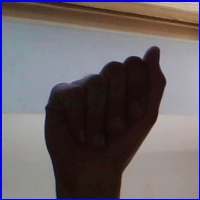
#> input picture data/A/A128.jpg, 200 x 200 px; its folder holds only this picture in this run
$ python 5_retrain_pixel_model.py
#> lines starting #> are read from the running program, lines starting #| are printed output that depends on the picture
import os
import cv2
import pickle
import numpy as np
from sklearn.ensemble import RandomForestClassifier
from sklearn.model_selection import train_test_split
from sklearn.metrics import accuracy_score

DATA_DIR = './data'
IMG_SIZE = 64
LIMIT = 200

data, labels = [], []

for label in os.listdir(DATA_DIR):
    folder = f'{DATA_DIR}/{label}'
    if not os.path.isdir(folder):
        continue
    files = os.listdir(folder)[:LIMIT]
    count = 0
    for img_file in files:
        img = cv2.imread(f'{folder}/{img_file}')
#> img is the input picture: shape (200, 200, 3); mean B, G, R 103.8, 98.5, 106.3
        if img is None:
            continue
        resized = cv2.resize(img, (IMG_SIZE, IMG_SIZE))
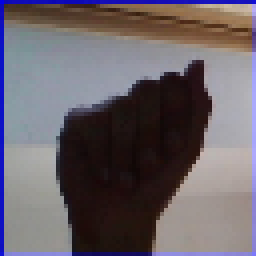
#> resized: shape (64, 64, 3) (shown 4 times larger); mean B, G, R 104.6, 98.4, 106.2
        gray = cv2.cvtColor(resized, cv2.COLOR_BGR2GRAY)
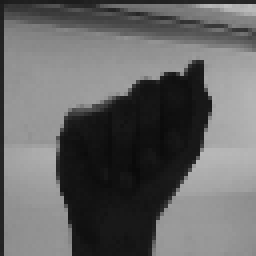
#> gray: shape (64, 64) (shown 4 times larger); min 10, max 190, mean 101.5
        features = gray.flatten() / 255.0
#> features = 4096 values, max 0.745 at index 120, min 0.0392 at index 2216, mean 0.398
        data.append(features)
        labels.append(label)
        count += 1
    print(f"✅ {label}: {count} samples")
#> pass 2 of the loop `for label in os.listdir(DATA_DIR):`:
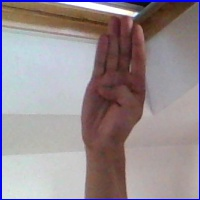
#> input picture data/B/B1130.jpg, 200 x 200 px
#> img is the input picture: shape (200, 200, 3); mean B, G, R 145.5, 140.8, 151.8
#> `resized = cv2.resize(img, (IMG_SIZE, IMG_SIZE))`:
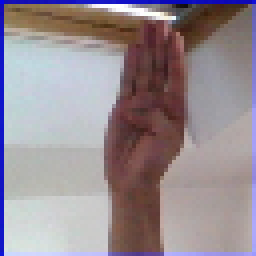
#> resized: shape (64, 64, 3) (shown 4 times larger); mean B, G, R 146.3, 140.7, 151.7
#> `gray = cv2.cvtColor(resized, cv2.COLOR_BGR2GRAY)`:
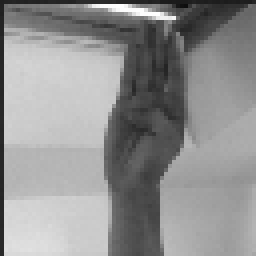
#> gray: shape (64, 64) (shown 4 times larger); min 14, max 254, mean 144.6
#> features = 4096 values, max 0.996 at index 93, min 0.0549 at index 110, mean 0.567

X_train, X_test, y_train, y_test = train_test_split(
    data, labels, test_size=0.2, shuffle=True, random_state=42)
#> X_train = 1 item; X_test = 1 item; y_train = ['A']; y_test = ['B']

print("\n🔄 Training model...")
model = RandomForestClassifier(n_estimators=100, random_state=42, n_jobs=-1)
model.fit(X_train, y_train)

acc = accuracy_score(y_test, model.predict(X_test))
#> acc = 0
print(f"✅ Accuracy: {acc * 100:.1f}%")
#| ✅ Accuracy: 0.0%

pickle.dump(model, open('model.pkl', 'wb'))
print("✅ model.pkl saved!")
